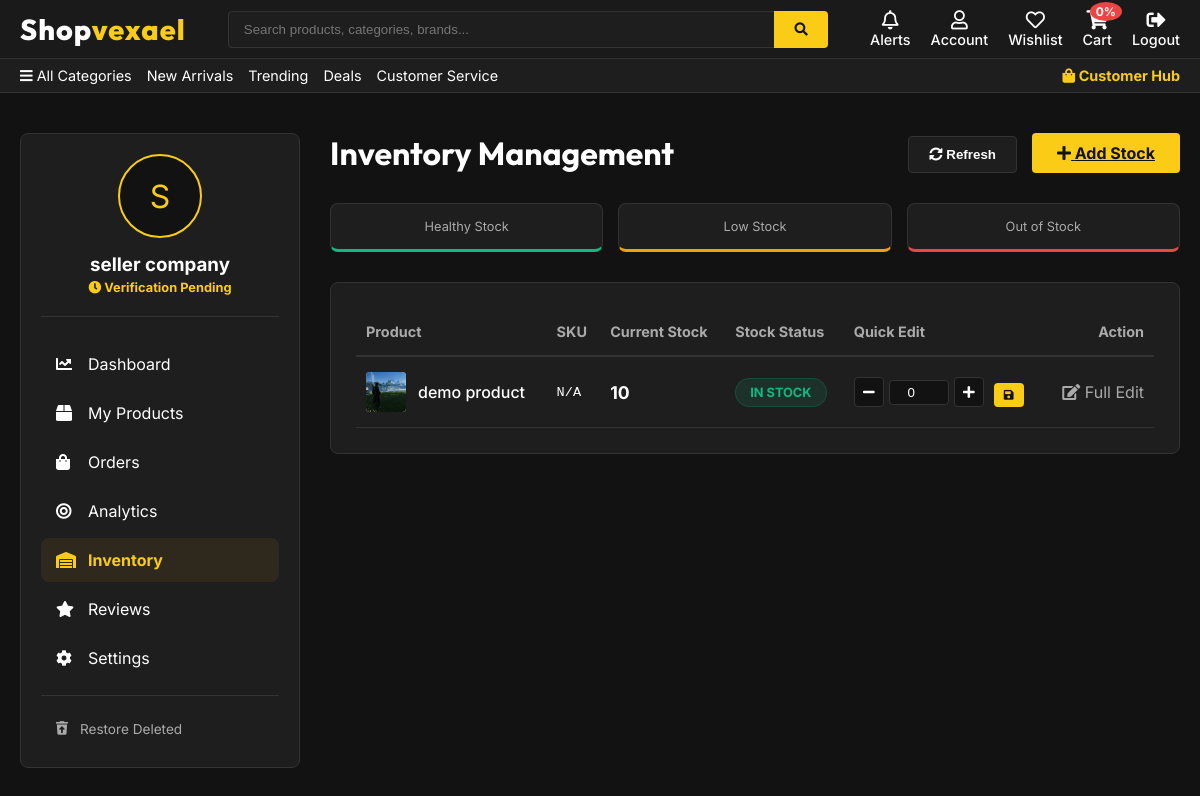
The page /seller_inventory/ (signed in) on the database as committed earlier.
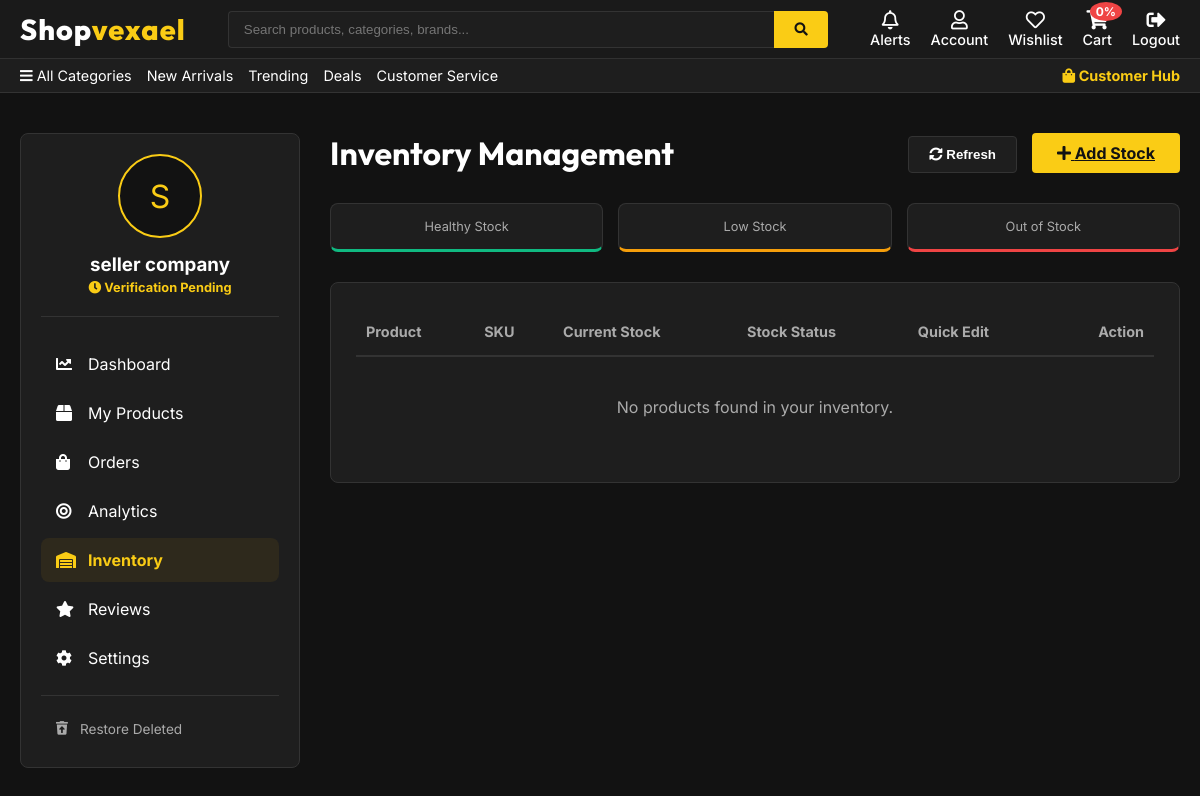
The same page on the database as committed later.
### shop/models.py (models this page shows, shortened)
class Product(models.Model):
    name = models.CharField(max_length=255)
    seller = models.ForeignKey(Seller, on_delete=models.SET_NULL, null=True, blank=True)
    category = models.ForeignKey(Category, on_delete=models.SET_NULL, null=True, blank=True)
    subcategory = models.ForeignKey(SubCategory, on_delete=models.SET_NULL, null=True, blank=True)
    brand = models.ForeignKey(Brand, on_delete=models.SET_NULL, null=True, blank=True)
    price = models.FloatField()
    discount_price = models.FloatField(null=True, blank=True)
    offer_percentage = models.FloatField(default=0.0)
    short_description = models.TextField(null=True, blank=True)
    description = models.TextField(null=True, blank=True)
    image = models.ImageField(upload_to="products/", default="")
    stock = models.IntegerField(default=10)
    sku = models.CharField(max_length=100, unique=True, null=True, blank=True)
    barcode = models.CharField(max_length=100, null=True, blank=True)
    warranty_info = models.CharField(max_length=200, null=True, blank=True)
    delivery_time = models.CharField(max_length=100, null=True, blank=True)
    return_policy = models.CharField(max_length=200, null=True, blank=True)
    tags = models.CharField(max_length=500, null=True, blank=True)  # Comma separated
    weight = models.CharField(max_length=50, null=True, blank=True)
    dimensions = models.CharField(max_length=100, null=True, blank=True)
    country_of_origin = models.CharField(max_length=100, null=True, blank=True)
    views_count = models.IntegerField(default=0)
    date_added = models.DateTimeField(default=now)
    is_trending = models.BooleanField(default=False)
    is_featured = models.BooleanField(default=False)
    is_bestseller = models.BooleanField(default=False)
    is_deleted = models.BooleanField(default=False)
    @property
    def stock_status(self):
        if self.stock <= 0:
            return {'label': 'Out of Stock', 'color': '#ef4444'}
        elif self.stock < 5:
            return {'label': 'Critical Stock', 'color': '#ef4444'}
        elif self.stock < 10:
            return {'label': 'Low Stock', 'color': '#f59e0b'}
        else:
            return {'label': 'In Stock', 'color': '#10b981'}

### shop/views.py (the view)
# urls.py: path("seller_inventory/", views.seller_inventory, name="seller_inventory"),
@seller_required
def seller_inventory(request):
    seller = Seller.objects.get(user=request.user)
    products = Product.objects.filter(seller=seller, is_deleted=False).order_by('stock')
    logs = InventoryLog.objects.filter(product__seller=seller).order_by('-created_at')[:20]
    return render(request, 'seller_inventory.html', {
        'seller': seller,
        'products': products,
        'logs': logs,
        'cartItems': cartData(request)['cartItems']
    })

### shop/inherit.py (called while the page is built)
def cartData(request):
    unread_notifications = 0
    if request.user.is_authenticated:
        customer, created = Customer.objects.get_or_create(user=request.user, email=request.user.email, name=request.user.username)
        order, created = Order.objects.get_or_create(customer=customer, complete=False)
        items = order.orderitem_set.all()
        cartItems = order.get_cart_items
        unread_notifications = Notification.objects.filter(user=request.user, is_read=False).count()
    else:
        items = []
        order = {'get_cart_total':0, 'get_cart_items':0}
        cartItems = order['get_cart_items']
    return {'cartItems':cartItems, 'items':items, 'order':order, 'unread_notifications': unread_notifications}

### shop/models.py (called while the page is built)
    @property
    def get_cart_items(self):
        orderitems = self.orderitem_set.all()
        total = sum([item.quantity for item in orderitems])
        return total

### shop/templates/seller_inventory.html (shortened to what the changed rows need)
{% extends 'base.html' %}
{% load static %}
{% block body %}
<div style="padding: 40px 20px; max-width: 1400px; margin: 0 auto;">
    <div style="display: flex; gap: 30px; flex-wrap: wrap;">
        <div style="flex: 1; min-width: 600px;">
            <div style="display: flex; justify-content: space-between; align-items: center; margin-bottom: 30px;">
                <h1 style="margin: 0; font-family: 'Outfit', sans-serif;">Inventory Management</h1>
            </div>
            <div class="product-card" style="padding: 25px;">
                <div style="overflow-x: auto;">
                    <table style="width: 100%; border-collapse: collapse; text-align: left;">
                        <thead>
                            <tr style="border-bottom: 2px solid var(--border-color); color: var(--text-secondary); font-size: 0.9rem;">
                                <th style="padding: 15px 10px;">Product</th>
                                <th style="padding: 15px 10px;">SKU</th>
                                <th style="padding: 15px 10px;">Current Stock</th>
                                <th style="padding: 15px 10px;">Stock Status</th>
                                <th style="padding: 15px 10px;">Quick Edit</th>
                                <th style="padding: 15px 10px; text-align: right;">Action</th>
                            </tr>
                        </thead>
                        <tbody>
                            {% for product in products %}
                            <tr style="border-bottom: 1px solid var(--border-color);">
                                <td style="padding: 15px 10px;">
                                    <div style="display: flex; align-items: center; gap: 12px;">
                                        <img src="{{ product.image.url }}" style="width: 40px; height: 40px; object-fit: cover; border-radius: 4px; background: white;">
                                        <div style="font-weight: 500;">{{ product.name|truncatechars:40 }}</div>
                                    </div>
                                </td>
                                <td style="padding: 15px 10px; font-family: monospace; font-size: 0.85rem;">{{ product.sku|default:"N/A" }}</td>
                                <td style="padding: 15px 10px;">
                                    <span id="stock-val-{{product.id}}" style="font-weight: bold; font-size: 1.1rem;">{{ product.stock }}</span>
                                </td>
                                <td style="padding: 15px 10px;">
                                    <span id="stock-badge-{{product.id}}" class="status-badge" style="background: {{ product.stock_status.color }}20; color: {{ product.stock_status.color }}; border: 1px solid {{ product.stock_status.color }}30;">
                                        {{ product.stock_status.label }}
                                    </span>
                                </td>
                                <td style="padding: 15px 10px;">
                                    <div style="display: flex; align-items: center; gap: 5px;">
                                        <button onclick="updateStock({{product.id}}, -1)" class="btn-primary" style="width: 30px; height: 30px; padding: 0; background: var(--bg-dark); border: 1px solid var(--border-color); color: var(--text-primary);"><i class="fas fa-minus"></i></button>
                                        <input type="number" id="stock-input-{{product.id}}" value="0" style="width: 50px; background: var(--bg-dark); border: 1px solid var(--border-color); color: white; text-align: center; border-radius: 4px; padding: 4px;">
                                        <button onclick="updateStock({{product.id}}, 1)" class="btn-primary" style="width: 30px; height: 30px; padding: 0; background: var(--bg-dark); border: 1px solid var(--border-color); color: var(--text-primary);"><i class="fas fa-plus"></i></button>
                                        <button onclick="saveStock({{product.id}})" class="btn-primary" style="width: auto; padding: 6px 10px; font-size: 0.7rem; margin-left: 5px;"><i class="fas fa-save"></i></button>
                                    </div>
                                </td>
                                <td style="padding: 15px 10px; text-align: right;">
                                    <a href="/seller_edit_product/{{ product.id }}/" style="color: var(--text-secondary); text-decoration: none;"><i class="fas fa-edit"></i> Full Edit</a>
                                </td>
                            </tr>
                            {% empty %}
                            <tr>
                                <td colspan="6" style="padding: 40px; text-align: center; color: var(--text-secondary);">
                                    No products found in your inventory.
                                </td>
                            </tr>
                            {% endfor %}
                        </tbody>
                    </table>
                </div>
            </div>
        </div>
    </div>
</div>
{% endblock %}

Rows that differ between the two databases and show on the page:
no longer on this page (row edited): Product: image (picture), name "demo product", sku "N/A", stock "10", stock_status.label "IN STOCK"
Other text that changed with them:
text now shown: "No products found in your inventory."
